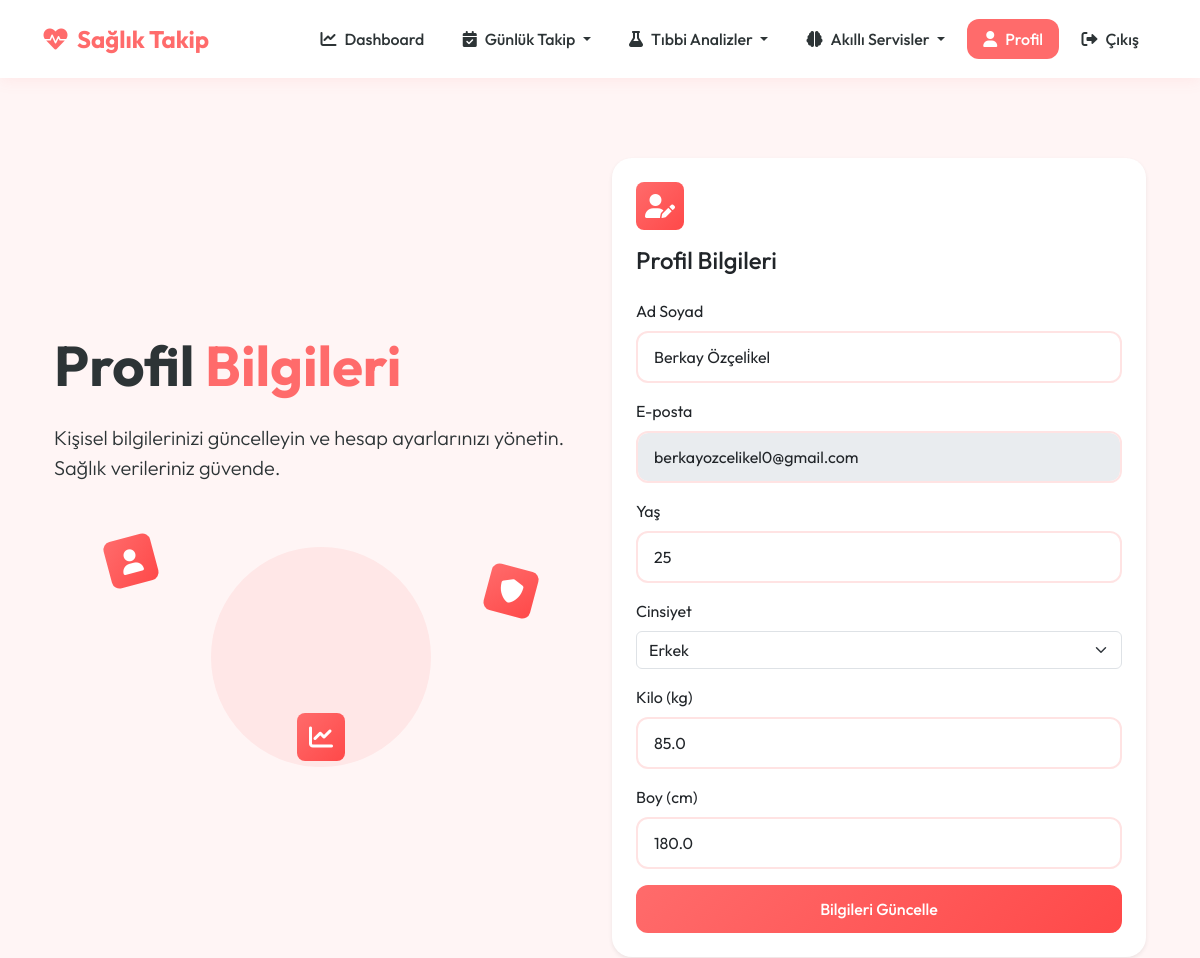
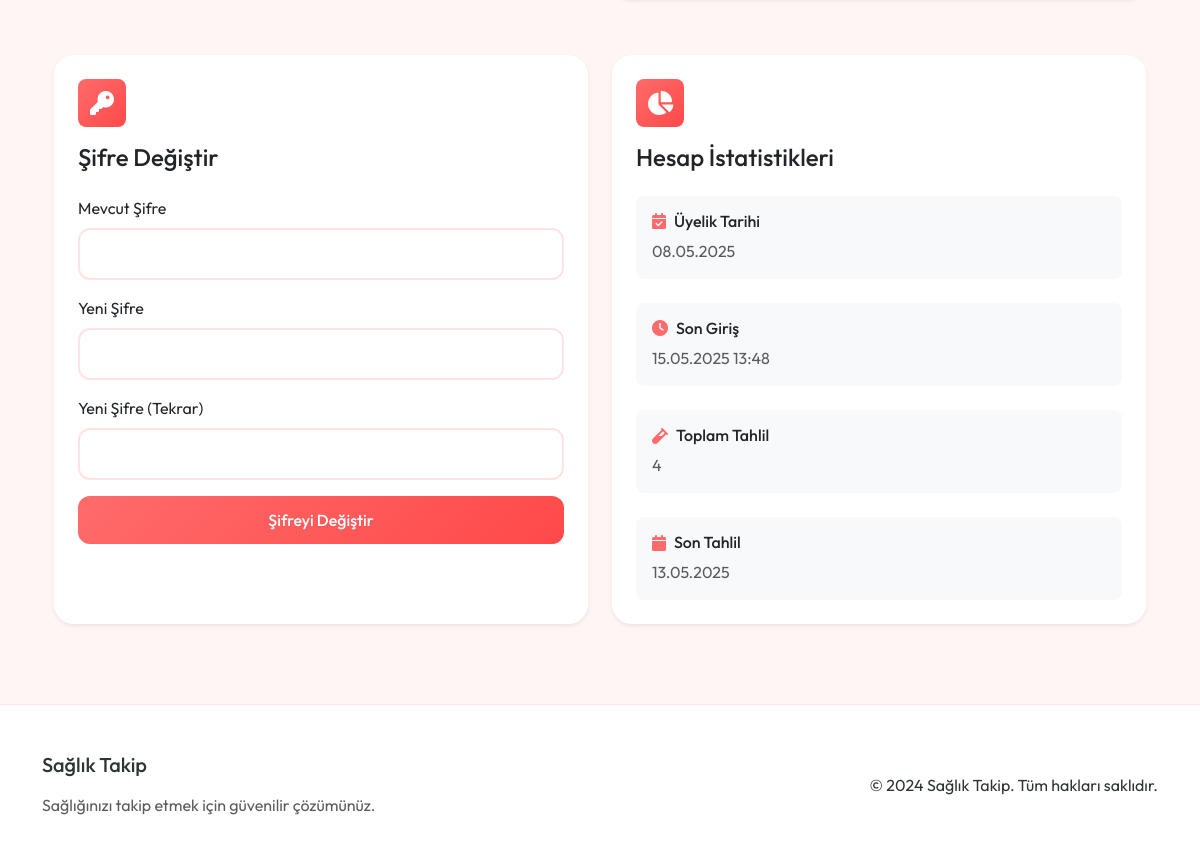
The app's page /profile (signed in) with its own data (2 pictures, top to bottom).
### app.py (models this page shows, shortened)
class User(UserMixin, db.Model):
    id = db.Column(db.Integer, primary_key=True)
    email = db.Column(db.String(120), unique=True, nullable=False)
    password_hash = db.Column(db.String(128))
    name = db.Column(db.String(100))
    age = db.Column(db.Integer)
    gender = db.Column(db.String(10))
    weight = db.Column(db.Float)
    height = db.Column(db.Float)
    activity_level = db.Column(db.String(20))  # Sedentary, Lightly Active, Moderately Active, Very Active, Extra Active
    goal = db.Column(db.String(20))  # Lose Weight, Maintain, Gain Weight
    last_login = db.Column(db.DateTime, nullable=True)
    created_at = db.Column(db.DateTime, default=datetime.utcnow)
    test_results = db.relationship('TestResult', backref='user', lazy=True)
    meals = db.relationship('Meal', backref='user', lazy=True)

class TestResult(db.Model):
    id = db.Column(db.Integer, primary_key=True)
    user_id = db.Column(db.Integer, db.ForeignKey('user.id'), nullable=False)
    date = db.Column(db.DateTime, nullable=False, default=datetime.utcnow)
    pdf_path = db.Column(db.String(200))
    results_data = db.Column(db.JSON)
    recommendations = db.Column(db.Text)

### app.py (the view, shortened to what this page needs)
@app.route('/profile', methods=['GET', 'POST'])
@login_required
def profile():
    return render_template('profile/profile.html')

### app.py (called while the page is built)
@login_manager.user_loader
def load_user(user_id):
    return User.query.get(int(user_id))

### health_app/templates/profile/profile.html (shortened to what this page needs)
{% extends "base.html" %}
{% block content %}
<section class="py-5">
    <div class="container">
        <div class="row align-items-center justify-content-center">
            <div class="col-lg-6 mb-5 mb-lg-0">
                <h1 class="display-4 fw-bold mb-4 animate__animated animate__fadeInLeft">
                    Profil <span class="text-primary">Bilgileri</span>
                </h1>
                <p class="lead mb-4 animate__animated animate__fadeInLeft animate__delay-1s">
                    Kişisel bilgilerinizi güncelleyin ve hesap ayarlarınızı yönetin.
                    Sağlık verileriniz güvende.
                </p>
                <div class="position-relative d-none d-lg-block">
                    <div class="float-animation">
                        <div class="hero-illustration">
                            <div class="circle-bg bg-primary bg-opacity-10"></div>
                            <div class="feature-icon bg-primary bg-gradient text-white rounded-3 mb-3">
                                <i class="fas fa-user"></i>
                            </div>
                            <div class="feature-icon bg-primary bg-gradient text-white rounded-3 mb-3">
                                <i class="fas fa-shield-alt"></i>
                            </div>
                            <div class="feature-icon bg-primary bg-gradient text-white rounded-3 mb-3">
                                <i class="fas fa-chart-line"></i>
                            </div>
                        </div>
                    </div>
                </div>
            </div>
            <div class="col-lg-6">
                <div class="card border-0 shadow-sm h-100 mb-4">
                    <div class="card-body p-4">
                        <div class="feature-icon bg-primary bg-gradient text-white rounded-3 mb-3">
                            <i class="fas fa-user-edit"></i>
                        </div>
                        <h3 class="h4 mb-4">Profil Bilgileri</h3>
                        <form method="POST" action="{{ url_for('profile') }}">
                            <div class="mb-3">
                                <label for="name" class="form-label">Ad Soyad</label>
                                <input type="text" class="form-control" id="name" name="name" value="{{ current_user.name }}" required>
                            </div>
                            <div class="mb-3">
                                <label for="email" class="form-label">E-posta</label>
                                <input type="email" class="form-control" id="email" value="{{ current_user.email }}" disabled>
                            </div>
                            <div class="mb-3">
                                <label for="age" class="form-label">Yaş</label>
                                <input type="number" class="form-control" id="age" name="age" value="{{ current_user.age }}" min="0" max="120">
                            </div>
                            <div class="mb-3">
                                <label for="gender" class="form-label">Cinsiyet</label>
                                <select class="form-select" id="gender" name="gender">
                                    <option value="male" {% if current_user.gender == 'male' %}selected{% endif %}>Erkek</option>
                                </select>
                            </div>
                            <div class="mb-3">
                                <label for="weight" class="form-label">Kilo (kg)</label>
                                <input type="number" class="form-control" id="weight" name="weight" value="{{ current_user.weight }}" step="0.1" min="0">
                            </div>
                            <div class="mb-3">
                                <label for="height" class="form-label">Boy (cm)</label>
                                <input type="number" class="form-control" id="height" name="height" value="{{ current_user.height }}" min="0">
                            </div>
                            <div class="d-grid">
                                <button type="submit" class="btn btn-primary">Bilgileri Güncelle</button>
                            </div>
                        </form>
                    </div>
                </div>
            </div>
        </div>
        <div class="row g-4 mt-2">
            <div class="col-md-6">
                <div class="card border-0 shadow-sm h-100 mb-4">
                    <div class="card-body p-4">
                        <div class="feature-icon bg-primary bg-gradient text-white rounded-3 mb-3">
                            <i class="fas fa-key"></i>
                        </div>
                        <h3 class="h4 mb-4">Şifre Değiştir</h3>
                        <form method="POST" action="{{ url_for('change_password') }}">
                            <div class="mb-3">
                                <label for="current_password" class="form-label">Mevcut Şifre</label>
                                <input type="password" class="form-control" id="current_password" name="current_password" required>
                            </div>
                            <div class="mb-3">
                                <label for="new_password" class="form-label">Yeni Şifre</label>
                                <input type="password" class="form-control" id="new_password" name="new_password" required>
                            </div>
                            <div class="mb-3">
                                <label for="confirm_password" class="form-label">Yeni Şifre (Tekrar)</label>
                                <input type="password" class="form-control" id="confirm_password" name="confirm_password" required>
                            </div>
                            <div class="d-grid">
                                <button type="submit" class="btn btn-primary">Şifreyi Değiştir</button>
                            </div>
                        </form>
                    </div>
                </div>
            </div>
            <div class="col-md-6">
                <div class="card border-0 shadow-sm h-100">
                    <div class="card-body p-4">
                        <div class="feature-icon bg-primary bg-gradient text-white rounded-3 mb-3">
                            <i class="fas fa-chart-pie"></i>
                        </div>
                        <h3 class="h4 mb-4">Hesap İstatistikleri</h3>
                        <div class="stats-item mb-4">
                            <div class="d-flex align-items-center mb-2">
                                <i class="fas fa-calendar-check text-primary me-2"></i>
                                <h6 class="mb-0">Üyelik Tarihi</h6>
                            </div>
                            <p class="text-muted mb-0">{{ current_user.created_at.strftime('%d.%m.%Y') if current_user.created_at else 'Belirtilmemiş' }}</p>
                        </div>
                        <div class="stats-item mb-4">
                            <div class="d-flex align-items-center mb-2">
                                <i class="fas fa-clock text-primary me-2"></i>
                                <h6 class="mb-0">Son Giriş</h6>
                            </div>
                            <p class="text-muted mb-0">{{ current_user.last_login.strftime('%d.%m.%Y %H:%M') if current_user.last_login else 'Belirtilmemiş' }}</p>
                        </div>
                        <div class="stats-item mb-4">
                            <div class="d-flex align-items-center mb-2">
                                <i class="fas fa-vial text-primary me-2"></i>
                                <h6 class="mb-0">Toplam Tahlil</h6>
                            </div>
                            <p class="text-muted mb-0">{{ current_user.test_results|length }}</p>
                        </div>
                        <div class="stats-item">
                            <div class="d-flex align-items-center mb-2">
                                <i class="fas fa-calendar text-primary me-2"></i>
                                <h6 class="mb-0">Son Tahlil</h6>
                            </div>
                            <p class="text-muted mb-0">{{ current_user.test_results[-1].date.strftime('%d.%m.%Y') if current_user.test_results else 'Henüz tahlil yok' }}</p>
                        </div>
                    </div>
                </div>
            </div>
        </div>
    </div>
</section>
{% endblock %}

### health_app/templates/base.html (style rules this page uses)
:root { --primary-color: #FF6B6B !important; --primary-light: #FFE3E3 !important; --primary-dark: #FF4949 !important; --secondary-color: #4ECDC4 !important; --accent-color: #FF8B8B !important; --background-color: #FFF5F5 !important; --text-color: #2D3436 !important; --card-bg: #FFFFFF !important; --border-color: #FFE3E3 !important; }
body { font-family: 'Outfit', sans-serif !important; background-color: var(--background-color) !important; color: var(--text-color) !important; min-height: 100vh; display: flex; flex-direction: column; }
.card { background: var(--card-bg); border: 1px solid var(--border-color); border-radius: 20px; box-shadow: 0 4px 20px rgba(255, 107, 107, 0.05); transition: all 0.3s cubic-bezier(0.4, 0, 0.2, 1); overflow: hidden; }
.btn { padding: 0.75rem 1.5rem; font-weight: 500; border-radius: 12px; transition: all 0.3s cubic-bezier(0.4, 0, 0.2, 1); position: relative; overflow: hidden; }
.btn::after { content: ''; position: absolute; top: 50%; left: 50%; width: 0; height: 0; background: rgba(255, 255, 255, 0.2); border-radius: 50%; transform: translate(-50%, -50%); transition: width 0.6s ease, height 0.6s ease; }
.btn-primary { background: linear-gradient(135deg, var(--primary-color), var(--primary-dark)) !important; border: none !important; }
.text-primary { color: var(--primary-color) !important; }
.bg-primary { background-color: var(--primary-color) !important; }
.bg-primary.bg-gradient { background: linear-gradient(135deg, var(--primary-color), var(--primary-dark)) !important; }
.bg-primary.bg-opacity-10 { background-color: rgba(255, 107, 107, 0.1) !important; }
.form-control { border: 2px solid var(--border-color); border-radius: 12px; padding: 0.75rem 1rem; font-size: 1rem; transition: all 0.3s ease; }
.float-animation { animation: float 3s ease-in-out infinite; }
.feature-icon { width: 48px; height: 48px; display: flex; align-items: center; justify-content: center; font-size: 1.5rem; background: linear-gradient(135deg, var(--primary-color), var(--primary-dark)); color: white; border-radius: 12px; transition: all 0.3s ease; }

### health_app/templates/profile/profile.html (style rules this page uses)
.feature-icon { width: 48px; height: 48px; display: flex; align-items: center; justify-content: center; font-size: 1.5rem; }
.hero-illustration { position: relative; height: 300px; display: flex; align-items: center; justify-content: center; }
.circle-bg { position: absolute; width: 220px; height: 220px; border-radius: 50%; z-index: 0; }
.hero-illustration .feature-icon { position: absolute; z-index: 1; }
.hero-illustration .feature-icon:nth-child(2) { top: 10%; left: 10%; transform: rotate(-15deg); }
.hero-illustration .feature-icon:nth-child(3) { top: 20%; right: 10%; transform: rotate(15deg); }
.hero-illustration .feature-icon:nth-child(4) { bottom: 10%; left: 50%; transform: translateX(-50%) rotate(0deg); }
.stats-item { padding: 1rem; border-radius: 0.5rem; background-color: var(--bs-light); }

### records on screen
User: name "Berkay Özçeli̇kel", email "berkayozcelikel0@gmail.com", age "25", gender "Erkek", weight "85.0", height "180.0", created_at "08.05.2025", last_login "15.05.2025 13:48"
TestResult: date "13.05.2025"

### other values on screen
{{ current_user.test_results|length }} "4"
